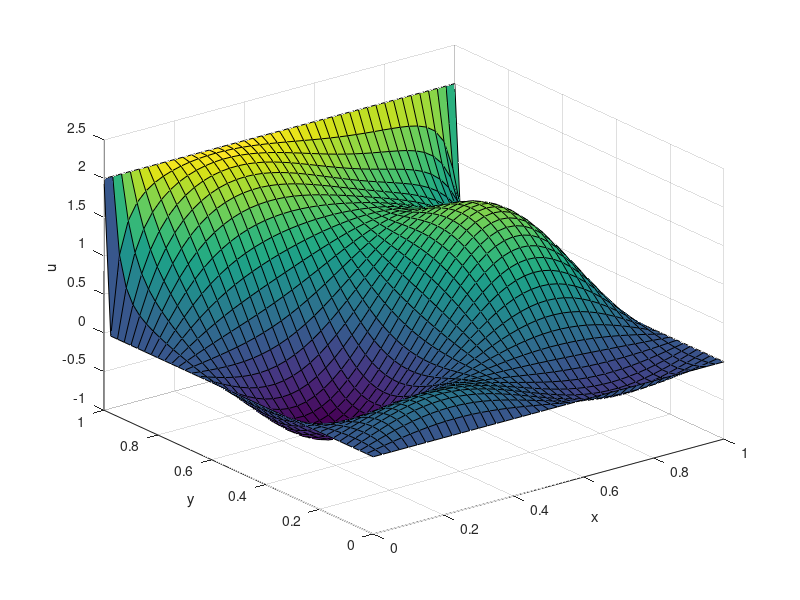

Write MATLAB code to recreate this figure.
clear, clc
% solve 2D Poisson's equation by finite difference method
%
% -\Delta u = f,   in [0,1]\times[0,1],
%    u(x,1) = 2,   on 0\le x \le 1,
% where f(x,y) = 8*pi^2*sin(2*pi*X).*cos(2*pi*Y);   % source term
% 
% Reference: 
% [1] https://www.math.uci.edu/~chenlong/226/FDM.pdf
% [2] https://www.math.uci.edu/~chenlong/226/FDMcode.pdf

%% 2d finite difference
upbound = 2;
n = 40;
h = 1/n;
[X, Y] = meshgrid(0:h:1,0:h:1);
f = h^2*8*pi^2*sin(2*pi*X).*cos(2*pi*Y);       % source term * h^2

%% solve only equations at interior nodes
e = ones(n-1,1);
T = spdiags([-e 2*e -e], -1:1, n-1, n-1);      % matrix for pts in the middle
A = kron(speye(n-1),T) + kron(T,speye(n-1));

b = reshape(f(2:n,2:n)',[],1); 
b((n-1)*(n-2)+1:end) = b((n-1)*(n-2)+1:end) + upbound;  % boundary condition, upper boundary = 2
u_vec = A\b; 

%% display solution
u = zeros(n+1);
u(n+1, :) = upbound;                           % boundary condition
u(2:n, 2:n) = reshape(u_vec, n-1, n-1)';
% contourf(X, Y, u, 10);
surf(X,Y,u);
xlabel('x'); ylabel('y'); zlabel('u');
